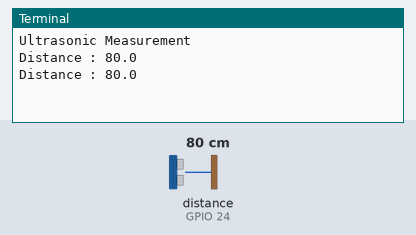
This program was run on a simulated Raspberry Pi (BCM pin numbers). On the bench: the last lines printed to the terminal. The test bench sets the inputs (shaded band); at power-on: distance to the obstacle (sensor on GPIO 24) 80 cm. The echo pulse lasts 58.3 µs per cm; the clock reads 2024-03-15 10:24:30 at power-on unless the program sets it.

Above: at 1.2 s.
1.3 s: distance to the obstacle (sensor on GPIO 24) set to 2 cm
At 1.9 s:
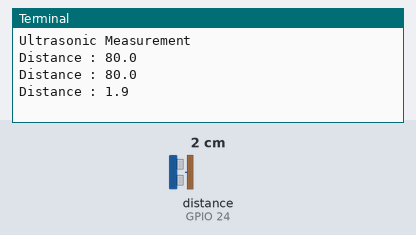
2.8 s: distance to the obstacle (sensor on GPIO 24) set to 4 cm
At 3.4 s:
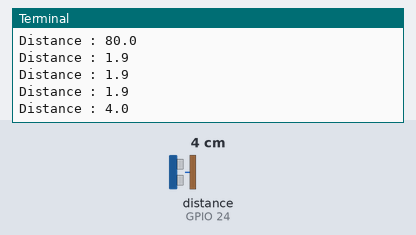
Timing chart, 0 to 5.8 s (numbered marks = the images above; inputs shaded):
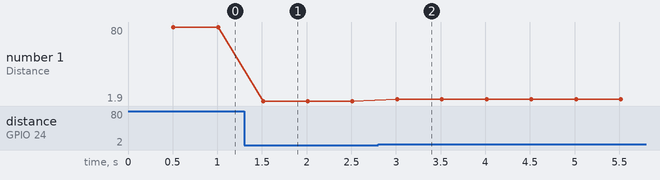

Measured:
- after the input at 1.3 s, the terminal: prints a new line after 0.21 s (image 1)
- after the input at 2.8 s, the terminal: prints a new line after 0.21 s (image 2)
- plotted number 1: 80 → 1.9 after the input at 1.3 s, 1.9 → 4 after the input at 2.8 s

The program:

ultrasonic_1.py
```python
#!/usr/bin/python

import time
import RPi.GPIO as GPIO

# Use BCM GPIO references
# instead of physical pin numbers
GPIO.setmode(GPIO.BCM)

# Define GPIO to use on Pi
GPIO_TRIGGER = 23
GPIO_ECHO    = 24

print("Ultrasonic Measurement")

# Set pins as output and input
GPIO.setup(GPIO_TRIGGER,GPIO.OUT)  # Trigger
GPIO.setup(GPIO_ECHO,GPIO.IN)      # Echo

# Set trigger to False (Low)
GPIO.output(GPIO_TRIGGER, False)

while True:
	time.sleep(0.5)
	# Send 10us pulse to trigger
	GPIO.output(GPIO_TRIGGER, True)
	time.sleep(0.00001)
	GPIO.output(GPIO_TRIGGER, False)
	start = time.time()
	while GPIO.input(GPIO_ECHO)==0:
		start = time.time()
	while GPIO.input(GPIO_ECHO)==1:
		stop = time.time()
	elapsed = stop-start
	distance = elapsed * 34300
	distance = distance / 2
	print("Distance : %.1f" % distance)

# Reset GPIO settings
GPIO.cleanup()
```
